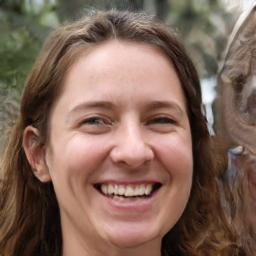
#> input picture new_face1.jpg, 256 x 256 px
$ python -i face_crop.py   (imports and definitions only)
#> lines starting #> are read from the running program, lines starting #| are printed output that depends on the picture; pictures that were not available may be replaced by others from this repository, and a replacement may not be noted
import cv2


def image_divide(img):

    face_cascade = cv2.CascadeClassifier('./xml/haarcascade_frontface.xml')
    img = cv2.imread('./new.jpg')  # 12, 14, 25, 111, 189, 206
    gray = cv2.cvtColor(img, cv2.COLOR_BGR2GRAY)
    faces = face_cascade.detectMultiScale(gray, 1.3, 5)

    cv2.imshow("img", img)
    print(len(faces))
    (x, y, w, h) = faces[0]
    resize_img = cv2.resize(
        img, None, fx=256.0/w, fy=256.0/h, interpolation=cv2.INTER_AREA)
    resize_gray = cv2.cvtColor(resize_img, cv2.COLOR_BGR2GRAY)
    resize_faces = face_cascade.detectMultiScale(resize_gray, 1.3, 5)

    (rx, ry, rw, rh) = resize_faces[0]
    y1, y2 = int(ry - int(rh/4)), int(ry + rh + int(rh/4))
    x1, x2 = int(rx - int(rw/4)), int(rx + rw + int(rw/4))

    old_face = resize_img[y1:y2, x1:x2]
    #cv2.imwrite('old_face.jpg', old_face)
    #cv2.imwrite('resize_image.jpg', resize_img)

    return (rx, ry, rw, rh, old_face, resize_img)


def image_merge_process(fixed_body, face):
    x, y, w, h, _, body = fixed_body

    y1, y2 = int(y - int(h/4)), int(y + h + int(h/4))
    x1, x2 = int(x - int(w/4)), int(x + w + int(w/4))
    resized_face = cv2.resize(face,
                              (y2-y1, x2-x1), interpolation=cv2.INTER_CUBIC)

    # If you want to use only changed image using GAN, you use next line only.
    body[y1:y2, x1:x2] = resized_face

    # [11 lines of commented-out code are left out]

    return body

>>> import cv2
>>> picture = cv2.imread('../new_face1.jpg', cv2.IMREAD_GRAYSCALE)
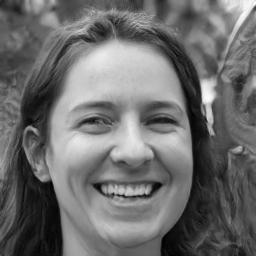
#> picture: shape (256, 256); min 0, max 254, mean 108.6
>>> result = image_divide(picture)
#> in image_divide, img is the input picture: shape (256, 256, 3); mean B, G, R 88.5, 102.1, 128.9
#> in image_divide, `faces = face_cascade.detectMultiScale(gray, 1.3, 5)`: faces = [[37, 48, 179, 179]]
#| 1
#> in image_divide, `(x, y, w, h) = faces[0]`: x = 37; y = 48; w = 179
#> in image_divide, `resize_faces = face_cascade.detectMultiScale(resize_gray, 1.3, 5)`: resize_faces = [[68, 76, 240, 240]]
#> in image_divide, `(rx, ry, rw, rh) = resize_faces[0]`: rx = 68; ry = 76; rw = 240
#> in image_divide, `y1, y2 = int(ry - int(rh/4)), int(ry + rh + int(rh/4))`: y1 = 16; y2 = 376
#> in image_divide, `x1, x2 = int(rx - int(rw/4)), int(rx + rw + int(rw/4))`: x1 = 8; x2 = 368
#> in image_divide, `old_face = resize_img[y1:y2, x1:x2]`:
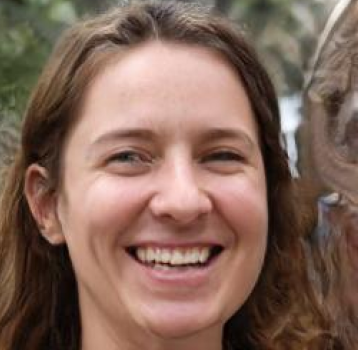
#> old_face: shape (350, 358, 3); mean B, G, R 88.2, 101.6, 130.1
#> result = 6 items

$ run again, on new_face2.jpg
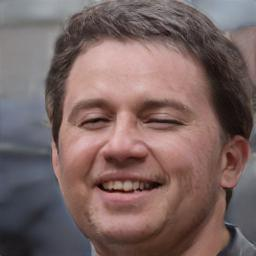
#> input picture new_face2.jpg, 256 x 256 px
#> `picture = cv2.imread('../new_face1.jpg', cv2.IMREAD_GRAYSCALE)`:
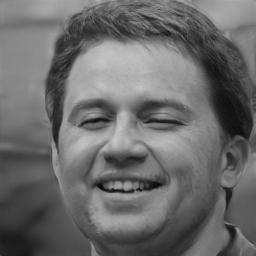
#> picture: shape (256, 256); min 0, max 200, mean 106.8
#> in image_divide, img is the input picture: shape (256, 256, 3); mean B, G, R 98.6, 100.6, 122
#> faces = [[35, 45, 181, 181]]
#| 1
#> x = 35; y = 45; w = 181
#> resize_faces = [[56, 67, 246, 246]]
#> rx = 56; ry = 67; rw = 246
#> y1 = 6; y2 = 374
#> x1 = -5; x2 = 363
#> result = 6 items

$ run again, on new_face3.jpg
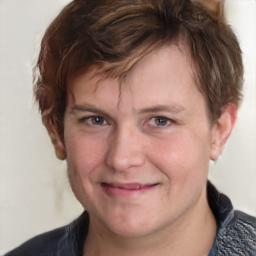
#> input picture new_face3.jpg, 256 x 256 px
#> `picture = cv2.imread('../new_face1.jpg', cv2.IMREAD_GRAYSCALE)`:
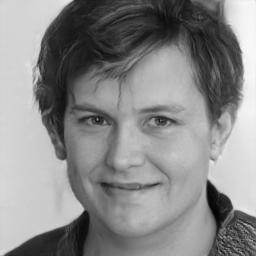
#> picture: shape (256, 256); min 0, max 254, mean 137.1
#> in image_divide, img is the input picture: shape (256, 256, 3); mean B, G, R 121, 130.6, 156
#> faces = [[39, 54, 174, 174]]
#| 1
#> x = 39; y = 54; w = 174
#> resize_faces = [[72, 89, 237, 237]]
#> rx = 72; ry = 89; rw = 237
#> y1 = 30; y2 = 385
#> x1 = 13; x2 = 368
#> in image_divide, `old_face = resize_img[y1:y2, x1:x2]`:
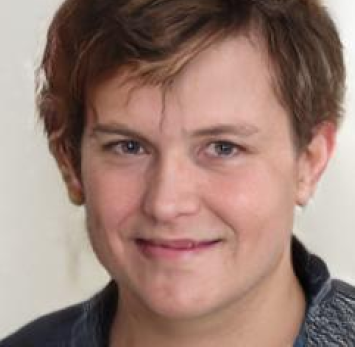
#> old_face: shape (347, 355, 3); mean B, G, R 117.4, 127.3, 155.2
#> result = 6 items
